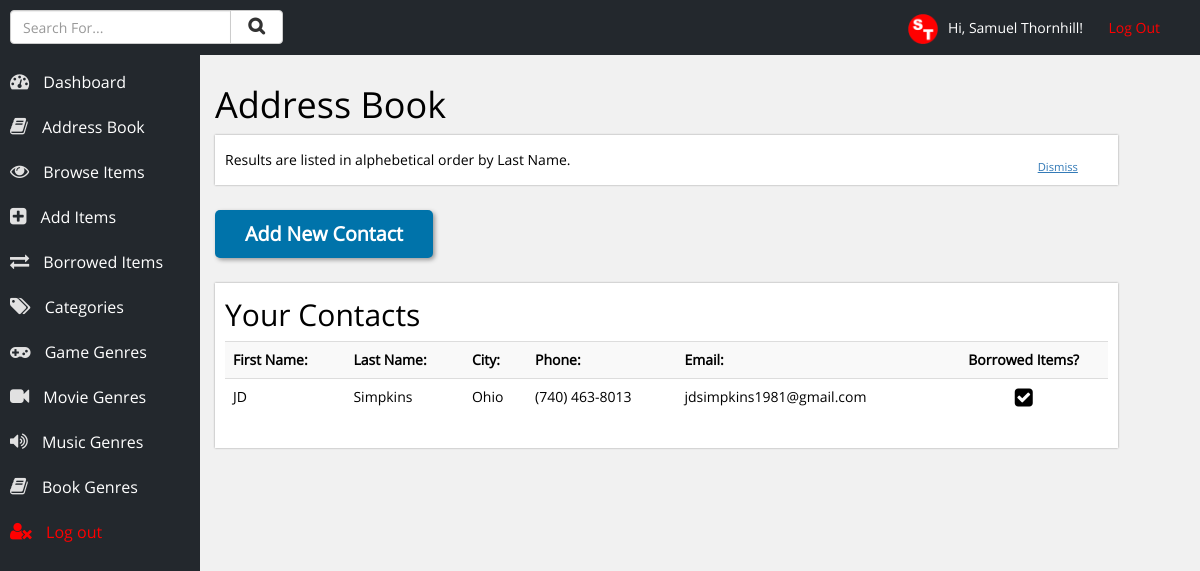
The app's page /contacts.php (signed in), older data.
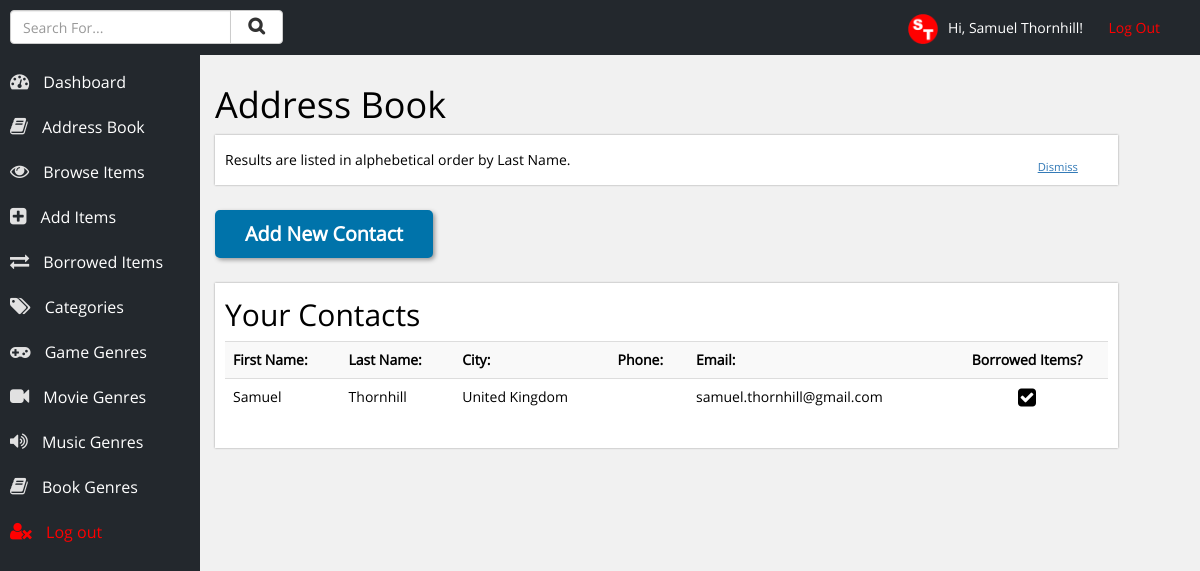
The same page, newer data.
### tables this page shows
CREATE TABLE IF NOT EXISTS `users` (
  `id` int(10) NOT NULL AUTO_INCREMENT,
  `username` varchar(20) NOT NULL,
  `name` varchar(50) NOT NULL,
  `password` varchar(12) NOT NULL,
  PRIMARY KEY (`id`)
);

CREATE TABLE IF NOT EXISTS `contacts` (
  `id` int(11) NOT NULL AUTO_INCREMENT,
  `fname` varchar(50) NOT NULL,
  `lname` varchar(50) NOT NULL,
  `email` varchar(200) NOT NULL,
  `phone` varchar(20) NOT NULL,
  `house_number` varchar(150) NOT NULL,
  `town` varchar(100) NOT NULL,
  `city` varchar(100) NOT NULL,
  `post_code` varchar(25) NOT NULL,
  `borrowed` int(1) NOT NULL,
  `notes` varchar(2000) NOT NULL,
  PRIMARY KEY (`id`)
);

### inc/account-info.php (called while the page is built, shortened)
<?php
	$loggedIn = $_SESSION['username'];
	$result = mysqli_query($con, "SELECT * FROM users WHERE username = '$loggedIn'");
	while ($row = mysqli_fetch_array($result)) {
		$name = $row['name'];
	}
?>

### contacts.php (the view, shortened to what this page needs)
<?php
	include ('inc/db_con.php');
	include ('inc/account-info.php');
	include ('inc/head.php');
?>
	<div class="row content-area">
		<h1>Address Book</h1>
		<div style="margin-bottom:25px;" class="col-xs-11 section hideOnclick">
			<p class="dismiss"><a href="#" onclick="dismiss()">Dismiss</a></p>
			<p>Results are listed in alphebetical order by Last Name.</p>
		</div>
			<button class="btn-custom" onclick="addContact()">Add New Contact</button>
		<div style="margin-top:25px;" class="col-xs-11 section">
			<h2>Your Contacts</h2>
			<table class="table table-contact table-striped">
				<tr>
					<th>First Name:</th>
					<th>Last Name:</th>
					<th>City:</th>
					<th>Phone:</th>
					<th>Email:</th>
					<th class="check" style="text-align:center;">Borrowed Items?</th>
				</tr>
							<?php
								include ('inc/db_con.php');
								$result = mysqli_query($con, "SELECT * FROM contacts ORDER BY lname ASC");
								while ($row = mysqli_fetch_array($result)) {
									echo '<tr class="list" onclick="location.href=\'contact.php?id=' . $row['id'] . '\'">';
										echo '<td>' . $row['fname'] . '</td>';
										echo '<td>' . $row['lname'] . '</td>';
										echo '<td>' . $row['city'] . '</td>';
										echo '<td>' . $row['phone'] . '</td>';
										echo '<td>' . $row['email'] . '</td>';
											echo '<td class="check">';
												if ($row['borrowed']>0) {
													echo '<i class="fa fa-check-square"></i>';
												}
											echo '</td>';
									echo '</tr>';
								}
							?>
			</table>
		</div>
	</div>
<?php include ('inc/footer.php'); ?>

### inc/head.php (shortened to what this page needs)
<!DOCTYPE html>
<html lang="en">
<head>
	<link rel="stylesheet" href="css/bootstrap.min.css" />
	<link rel="stylesheet" href="css/main.css" />
	<link rel="stylesheet" href="css/font-awesome.min.css" />
</head>
<body>
<div class="container-fluid">
	<header>
		<p class="log-out"><img style="max-height:30px; margin-right:10px;" src="images/logo.png" alt="Samuel Thornhill" />Hi, <?php echo $name; ?>! &nbsp; &nbsp; &nbsp; <a href="handlers/log-out.php">Log Out</a></p>
		<div class="row">
			<div class="col-xs-3">
				<p style="">
					<form action="search-results.php" method="POST">
						<div class="input-group">
							<input type="text" class="form-control" name="term" placeholder="Search For..." />
							<span class="input-group-btn">
								<button class="btn btn-default" style="margin-top:-20px;" type="submit" name="submit"><i class="fa fa-search" style="font-weight:bold; padding-left:5px; padding-right:5px; font-size:125%;"></i></button>
							</span>
						</div>
					</form>
				</p>
			</div>
		</div>
	</header>
	<div class="navigation">
		<ul>
			<li><a href="index.php"><i class="fa fa-tachometer"></i> Dashboard</a></li>
			<li><a href="contacts.php"><i class="fa fa-book"></i> Address Book</a></li>
			<li><a href="choose-category.php"><i class="fa fa-eye"></i> Browse Items</a></li>
			<li><a href="add-item.php"><i class="fa fa-plus-square"></i> Add Items</a></li>
			<li><a href="borrowed.php"><i class="fa fa-exchange"></i> Borrowed Items</a></li>
			<li><a href="categories.php"><i class="fa fa-tags"></i> Categories</a></li>
			<li><a href="genre.php?genre=Game"><i class="fa fa-gamepad"></i> Game Genres</a></li>
			<li><a href="genre.php?genre=Movie"><i class="fa fa-video-camera"></i> Movie Genres</a></li>
			<li><a href="genre.php?genre=Music"><i class="fa fa-volume-up"></i> Music Genres</a></li>
			<li><a href="genre.php?genre=Book"><i class="fa fa-book"></i> Book Genres</a></li>
			<li><a style="color:red;" href="handlers/log-out.php"><i style="color:red;" class="fa fa-user-times"></i> Log out</a></li>
		</ul>
	</div>

### inc/footer.php (shortened to what this page needs)
</div>
</body>
</html>

### css/main.css (style rules this page uses)
body { font-size: 14px; font-family: open-sans; background-color: #f1f1f1; color: black; }
header { width: 100%; background-color: #23282D; height: 55px; line-height: 55px; position: fixed; top: 0px; left: 0px; color: white; z-index: 99; padding-left: 10px; padding-right: 10px; }
header .log-out { float: right; margin-right: 30px; }
header .log-out a { text-decoration: none; color: red; }
.navigation { background-color: #23282D; width: 200px; height: 100%; float: left; position: fixed; top: 0px; left: 0px; padding-top: 40px; color: white; font-size: 16px; }
.navigation ul { list-style-type: none; margin: 0px; padding: 0px; margin-top: 20px; }
.navigation ul li { margin: 0px; padding: 0px; }
.navigation ul li a { color: white; text-decoration: none; height: 45px; line-height: 45px; display: block; padding-left: 10px; }
.navigation ul li a .fa { padding-right: 10px; font-size: 120%; color: #e1e1e1; }
.content-area { margin-left: 200px; padding-top: 65px; margin-bottom: 50px; }
.section { background-color: white; box-shadow: 0px 0px 2px #999; padding: 10px; }
.section h1, .section h2, .section h3, .section h4, .section h5, .section h6 { margin-top: 5px; }
.section p { margin: 0px; padding: 5px 0px 5px 0px; }
.dismiss { position: absolute; bottom: 5px; right: 40px; font-size: 80%; }
.dismiss a { text-decoration: underline; }
.btn-custom { background-color: #0073AA; border-radius: 5px; padding: 10px 30px 10px 30px; font-size: 140%; font-weight: bold; color: white; box-shadow: 2px 2px 4px #999; border: none; }
.table-contact tr.list td.check { text-align: center; }
.table-contact tr.list td.check .fa { font-size: 150%; }

Row changes from the older to the newer data that the page shows:
changed contacts: fname "JD" → "Samuel"; lname "Simpkins" → "Thornhill"; city "Ohio" → "United Kingdom"; email "jdsimpkins1981@gmail.com" → "samuel.thornhill@gmail.com"; phone "(740) 463-8013" → (not shown)
